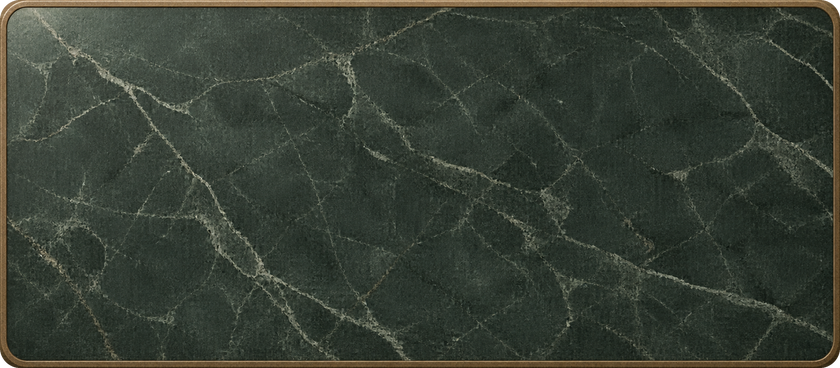
#> input picture art/imagegen/hud-table-materials-codex/M3/hero-card-plate.png, 840 x 368 px
$ python compose.py
#> lines starting #> are read from the running program, lines starting #| are printed output that depends on the picture
"""Rebuild the eight SEL references. Reads repository inputs; writes only this task folder."""
from pathlib import Path
import hashlib
import json
import math
import numpy as np
from PIL import Image, ImageDraw, ImageEnhance, ImageFilter, ImageFont, ImageOps

ROOT = Path(__file__).resolve().parents[1]
REPO = ROOT.parents[2]
OUT = ROOT / 'refs'
OUT.mkdir(exist_ok=True)
W, H = 1920, 1080
CREAM = '#ECE3CF'
BRONZE = '#8C6B3F'
GOLD = '#C9A45C'
P1 = '#E8C06A'
P2 = '#5A7F9F'
MUTED = '#B5B6B3'
FONT_DIR = REPO / 'art/imagegen/anim-move-sheet-codex/_tools/fonts'
FONTS = {
    'sans': FONT_DIR / 'Roboto-Regular.ttf',
    'cond': FONT_DIR / 'Roboto-BoldCondensed.ttf',
    'serif': Path('C:/Windows/Fonts/georgia.ttf'),
}
if not FONTS['serif'].exists():
    FONTS['serif'] = FONTS['sans']

DATA = {
    'arthur': {
        'name': 'Король Артур', 'stats': 'HP 18 · ход 2 · ближний бой',
        'helper': '+ Мерлин · HP 7 · дальний бой',
        'ability': 'Когда Король Артур атакует, вы можете УСИЛИТЬ эту атаку: сыграйте карту УСИЛЕНИЯ…',
    },
    'medusa': {
        'name': 'Медуза', 'stats': 'HP 16 · ход 3 · дальний бой',
        'helper': '+ Гарпии ×3 · HP 1 · ближний бой',
        'ability': 'В начале своего хода вы можете нанести 1 урон бойцу противника в зоне Медузы.',
    },
}
BOARD_NAMES = {'marmoreal': 'Marmoreal · оригинальная карта', 'sarpedon': 'Sarpedon · оригинальная карта'}
ALLOWED = {
    *[v for hero in DATA.values() for v in hero.values()], *BOARD_NAMES.values(),
    'Колода · 30', 'Veteran', 'ProGamer', 'SNYMNZ', 'P1', 'P2', '?',
    'ВЫБОР ГЕРОЯ', 'шаг 1 из 2', 'ВЫБОР ПОЛЯ', 'шаг 2 из 2', 'VS',
    'Случайный', 'Случайное', 'Выйти', 'Готов', 'Начать партию', '‹ Герой',
    'Выбирает…', 'Выбран', 'Соперник выбирает…', 'Поле выбирает хост', 'Подготовка поля…',
}
MARBLE = Image.open(REPO / 'art/imagegen/hud-table-materials-codex/M3/hero-card-plate.png').convert('RGB')
MARBLE = MARBLE.crop((14, 14, MARBLE.width-14, MARBLE.height-14))
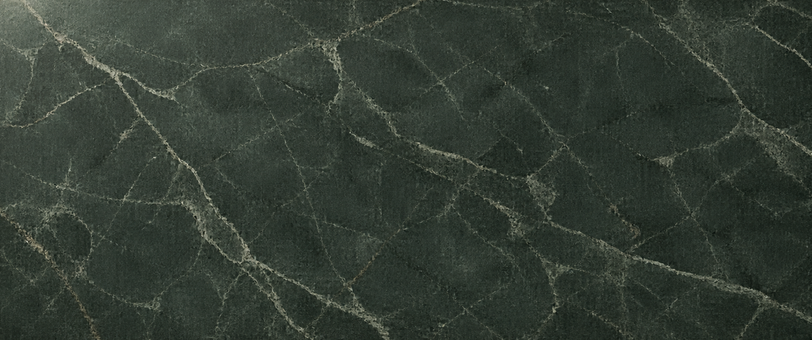
#> MARBLE: PIL image 812x340 RGB; mean R, G, B 51.8, 60.8, 51.6
RECORDS = {}
BOUNDS = []
CURRENT = None


def font(size, kind='sans'):
    return ImageFont.truetype(str(FONTS[kind]), size)


def mix(im, colour, strength):
    return Image.blend(im.convert('RGB'), Image.new('RGB', im.size, colour), strength)


def fit(im, size):
    return ImageOps.fit(im, size, Image.Resampling.LANCZOS)


# [79 lines left out: functions text, paragraph, corners, frame, panel, button, not called in this run]


def clean_boards():
    # Only source debug name/HP pixels are retouched. The painted map, nodes, edges,
    # figures, original lighting and scenery remain from the real colour K1 crop.
    regions = {
        'marmoreal': [(256,122,301,133),(232,168,281,179),(232,211,280,227),(232,271,281,283)],
        'sarpedon': [(187,236,233,247),(313,224,356,240),(249,256,289,267),
                     (185,289,226,301),(568,266,603,278),(544,310,582,325)],
    }
    boards = {}
    for board, boxes in regions.items():
#> (the run stopped early here; a loop or call above may not have finished)

$ run again, with art/imagegen/hud-table-materials-codex/M3/hp-dial.png copied over art/imagegen/hud-table-materials-codex/M3/hero-card-plate.png
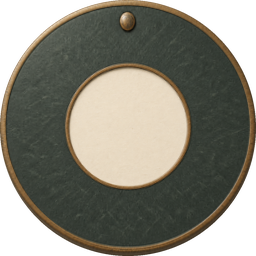
#> input picture art/imagegen/hud-table-materials-codex/M3/hp-dial.png, 256 x 256 px
#> `MARBLE = Image.open(REPO / 'art/imagegen/hud-table-materials-codex/M3/..`:
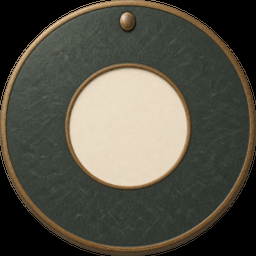
#> MARBLE: PIL image 256x256 RGB; mean R, G, B 84.2, 81.7, 70
#> `MARBLE = MARBLE.crop((14, 14, MARBLE.width-14, MARBLE.height-14))`:
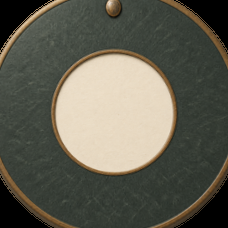
#> MARBLE: PIL image 228x228 RGB; mean R, G, B 96.6, 94.9, 82.3

$ run again, with art/imagegen/hud-table-materials-codex/M3/question-strip.png copied over art/imagegen/hud-table-materials-codex/M3/hero-card-plate.png
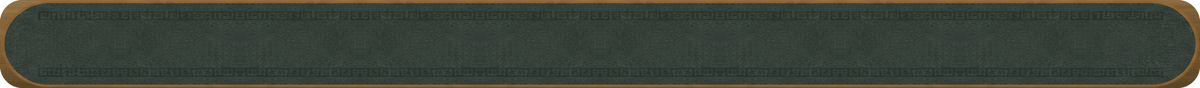
#> input picture art/imagegen/hud-table-materials-codex/M3/question-strip.png, 1200 x 88 px
#> `MARBLE = MARBLE.crop((14, 14, MARBLE.width-14, MARBLE.height-14))`:
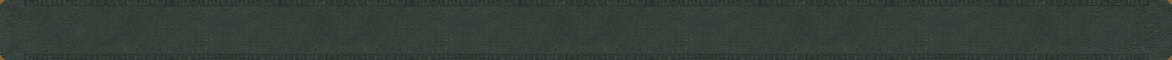
#> MARBLE: PIL image 1172x60 RGB; mean R, G, B 52.8, 62.7, 55.9
